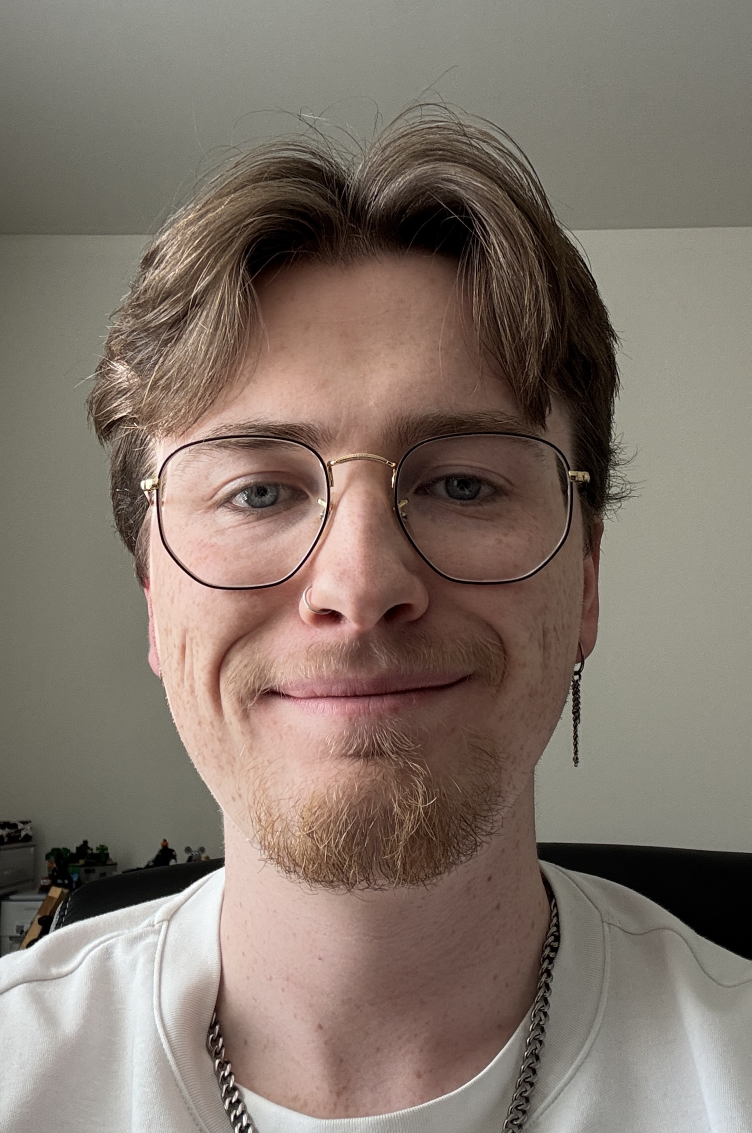
#> input picture CSC515/Week3/Selfie.JPG, 1503 x 2266 px (shown at 1/2 size)
$ python Portfolio_Milestone_Week3_Option1.py
#> lines starting #> are read from the running program, lines starting #| are printed output that depends on the picture
import cv2
import os
import numpy as np
import matplotlib.pyplot as plt
dirname = os.path.dirname(__file__)
image_relative = os.path.join(dirname, 'Selfie.JPG')

image = cv2.imread(image_relative)
#> image is the input picture: shape (2266, 1503, 3); mean B, G, R 107.2, 117.1, 130

### Rectangle around eyes ###
eyes_top_left = (300,850)
eyes_bot_tight = (1150, 1100)
eye_color = (0, 0, 255) # bgR as OpenCV uses inverse RGB
eye_thickness = 7
cv2.rectangle(image, eyes_top_left, eyes_bot_tight, eye_color, eye_thickness)

### Circle/ellipse around head ###
face_center = (725, 1020)
face_dim = (760, 500)

# Angle that the ellipse is rotated
face_angle = 90

# Start and end of the ellipse drawing
face_start_angle = 0
face_end_angle = 360

face_color = (0, 255, 0) # bGr as OpenCV uses inverse RGB
face_thickness = 7
cv2.ellipse(image, face_center, face_dim, face_angle, face_start_angle, face_end_angle, face_color, face_thickness)
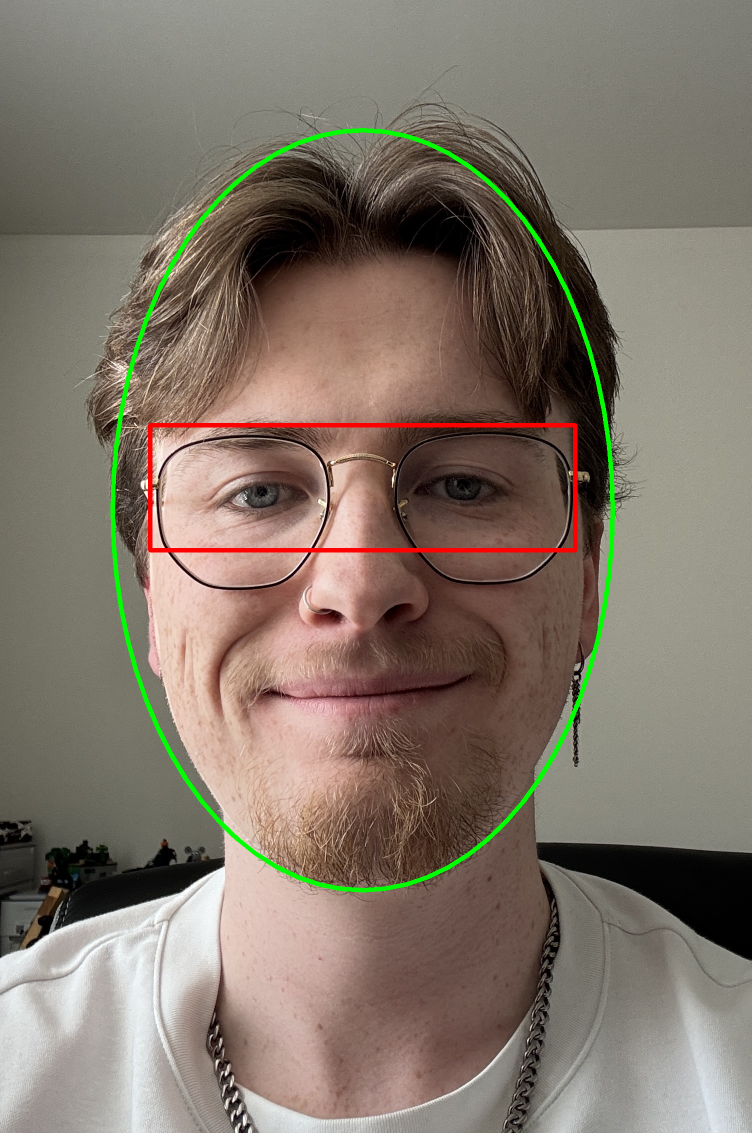
#> image: shape (2266, 1503, 3) (shown at 1/2 size); mean B, G, R 105.7, 118.1, 129.5


cv2.imshow("This is me", image)
cv2.waitKey(0)
